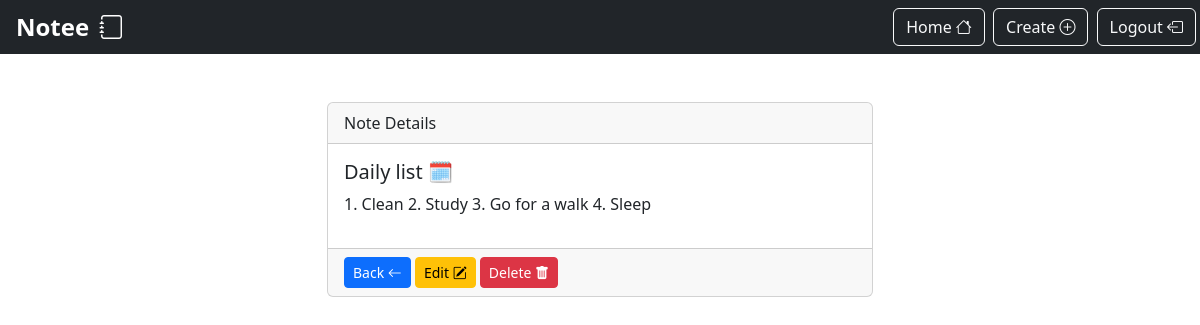
The page /smart/notes/10 (signed in) on the database its author committed.
### notes/models.py (models this page shows)
class Notes(models.Model):
    title = models.CharField(max_length= 200)
    text = models.TextField(max_length = 5000)
    created = models.DateTimeField(auto_now_add=True)
    user = models.ForeignKey(User, on_delete=models.CASCADE, related_name="notes")

### notes/views.py (the view)
# urls.py: path('notes/<int:pk>', views.NotesDetailView.as_view(), name="notes.detail"),
class NotesDetailView(LoginRequiredMixin, DetailView):
    model = Notes
    context_object_name = "note"
    login_url = '/login'

### notes/templates/notes/notes_detail.html (shortened to what this page needs)
{% extends 'base.html' %}
{% load static %}
{% block content %}
<div class="row justify-content-center">
    <div class="col-md-6">
        <div class="card">
            <div class="card-header">
                Note Details
            </div>
            <div class="card-body">
                <h1 class="fs-5">{{note.title}}</h1>
                <p>{{note.text}}</p>
            </div>
            <div class="card-footer">
                <a href="{% url 'notes.list' %}" class="btn btn-sm btn-primary">Back <i class="bi bi-arrow-left"></i></a>
                <a href="{% url 'notes.update' pk=note.id %}" class="btn btn-sm btn-warning">Edit <i class="bi bi-pencil-square"></i> </a>
                <a href="{% url 'notes.delete' pk=note.id %}" class="btn btn-sm btn-danger">Delete <i class="bi bi-trash-fill"></i> </a>
            </div>
        </div>
    </div>
</div>
{% endblock %}

### rows shown on the page
Notes: title "Daily list 🗓️", text "1. Clean 2. Study 3. Go for a walk 4. Sleep"
